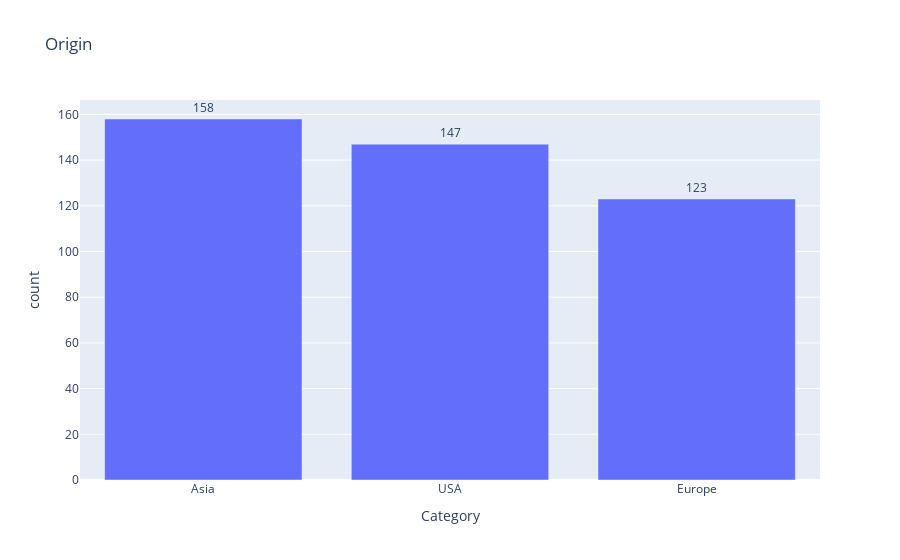

The notebook cell saved with this chart:
### Code cell
category = df['Origin'].value_counts()

fig = px.bar(df, x=category.index, y=category.values, title='Origin')
fig.update_traces(text = category.values, textposition='outside')
fig.update_layout(xaxis_title='Category', yaxis_title='count')
fig.show()

### Figure 1 — Plotly figure (JSON) as saved in the notebook; plotly's stock layout.template omitted (floating-point values rounded to 4 significant figures)
{"data": [{"alignmentgroup": "True", "hovertemplate": "x=%{x}<br>y=%{y}<extra></extra>", "legendgroup": "", "marker": {"color": "#636efa", "pattern": {"shape": ""}}, "name": "", "offsetgroup": "", "orientation": "v", "showlegend": false, "text": [158, 147, 123], "textposition": "outside", "type": "bar", "x": ["Asia", "USA", "Europe"], "xaxis": "x", "y": [158, 147, 123], "yaxis": "y"}], "layout": {"autosize": true, "barmode": "relative", "legend": {"tracegroupgap": 0}, "title": {"text": "Origin"}, "xaxis": {"anchor": "y", "autorange": true, "domain": [0, 1], "range": [-0.5, 2.5], "title": {"text": "Category"}, "type": "category"}, "yaxis": {"anchor": "x", "autorange": true, "domain": [0, 1], "range": [0, 166.3], "title": {"text": "count"}, "type": "linear"}}}
